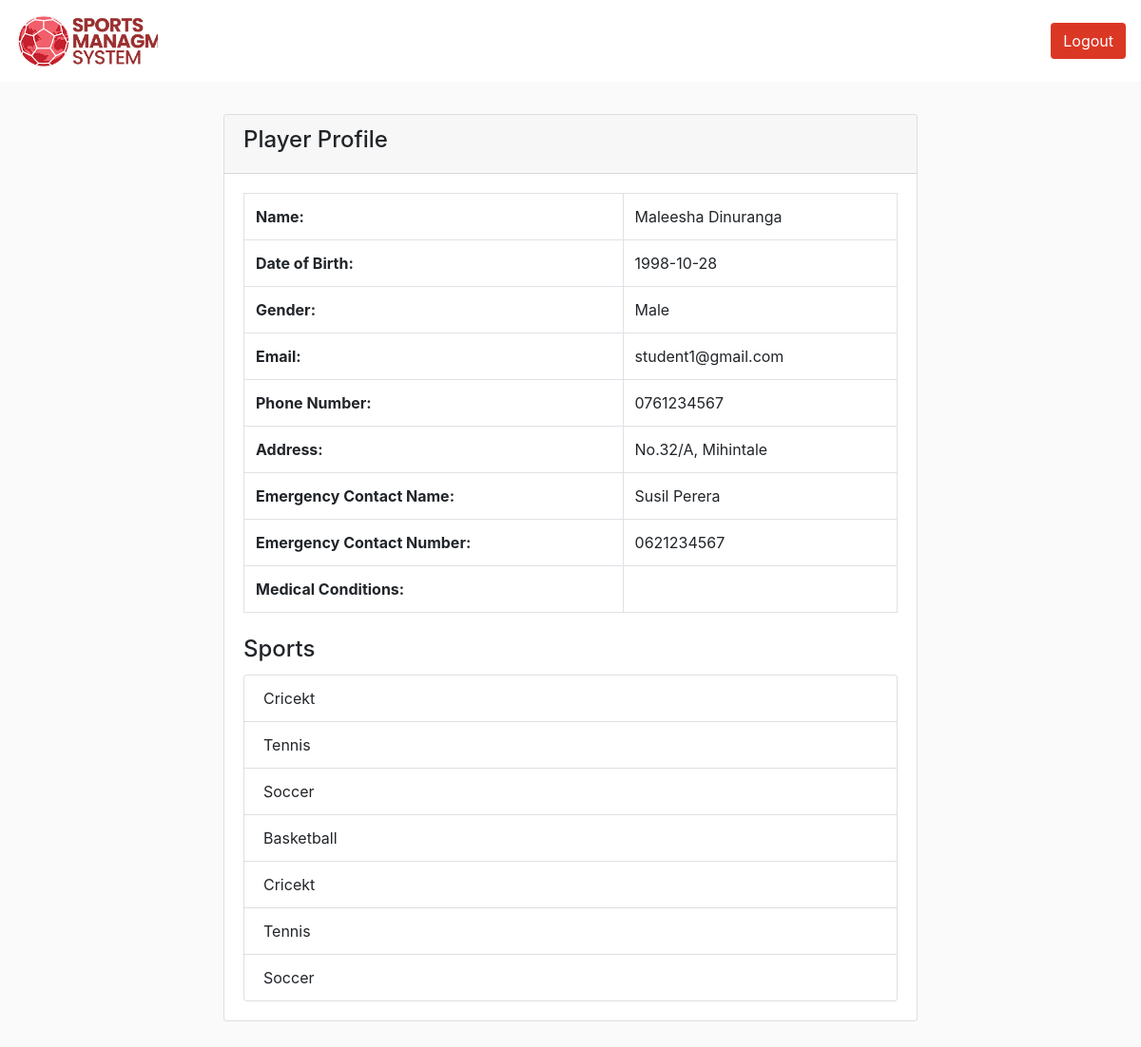
Screenshot of /Update/Sports/player.php (signed in) with the database file from the repository.
### tables this page shows
CREATE TABLE `players` (
  `PlayerID` int(11) NOT NULL,
  `Password` text NOT NULL,
  `FirstName` varchar(50) DEFAULT NULL,
  `LastName` varchar(50) DEFAULT NULL,
  `DateOfBirth` date DEFAULT NULL,
  `Gender` varchar(20) DEFAULT NULL,
  `Email` varchar(100) DEFAULT NULL,
  `PhoneNumber` varchar(20) DEFAULT NULL,
  `Address` text DEFAULT NULL,
  `EmergencyContactName` varchar(100) DEFAULT NULL,
  `EmergencyContactNumber` varchar(20) DEFAULT NULL,
  `MedicalConditions` text DEFAULT NULL,
  `RegistrationNo` int(11) DEFAULT NULL
);

CREATE TABLE `sports` (
  `SportID` int(11) NOT NULL,
  `SportName` varchar(100) NOT NULL,
  `Description` text DEFAULT NULL
);

### Update/Sports/player.php (the view, shortened to what this page needs)
<?php
$loggedIn = (isset($_SESSION['user_id']));
include 'db_config.php';
$playerID = $_SESSION['user_id'];
$sql = "SELECT * FROM players WHERE PlayerID = $playerID";
$result = $conn->query($sql);
if ($result->num_rows == 1) {
    $player = $result->fetch_assoc();
    $sqlSportNames = "SELECT s.SportName
                      FROM sports s
                      INNER JOIN player_sports ps ON s.SportID = ps.SportID
                      WHERE ps.PlayerID = $playerID";
    $resultSportNames = $conn->query($sqlSportNames);
?>
    <!DOCTYPE html>
    <html lang="en">
    <head>
        <link rel="stylesheet" href="assets/css/admin.css">
        <link rel="stylesheet" href="assets/css/style.css">
        <link rel="stylesheet" href="https://cdn.jsdelivr.net/npm/bootstrap@4.6.2/dist/css/bootstrap.min.css">
    </head>
    <body>
        <header>
            <nav class="navbar navbar-expand-md navbar-light">
                <a class="navbar-brand" href="index.php">
                    <div class="logo"></div>
                </a>
                <div class="collapse navbar-collapse" id="collapsibleNavbar">
                    <ul class="navbar-nav ml-auto">
                        <?php if ($loggedIn) : ?>
                            <li class="nav-item">
                                <a href="logout.php">
                                    <button class="btn primary-bg-color text-white">Logout</button>
                                </a>
                            </li>
                        <?php endif ?>
                    </ul>
                </div>
            </nav>
        </header>
        <div class="container-fluid">
            <div class="container pb-5">
                <div class="row justify-content-center">
                    <div class="col-md-8">
                        <div class="card">
                            <div class="card-header">
                                <h4>Player Profile</h4>
                            </div>
                            <div class="card-body">
                                <table class="table table-bordered table-hover">
                                    <tr>
                                        <th>Name:</th>
                                        <td><?= $player['FirstName'] ?> <?= $player['LastName'] ?></td>
                                    </tr>
                                    <tr>
                                        <th>Date of Birth:</th>
                                        <td><?= $player['DateOfBirth'] ?></td>
                                    </tr>
                                    <tr>
                                        <th>Gender:</th>
                                        <td><?= $player['Gender'] ?></td>
                                    </tr>
                                    <tr>
                                        <th>Email:</th>
                                        <td><?= $player['Email'] ?></td>
                                    </tr>
                                    <tr>
                                        <th>Phone Number:</th>
                                        <td><?= $player['PhoneNumber'] ?></td>
                                    </tr>
                                    <tr>
                                        <th>Address:</th>
                                        <td><?= $player['Address'] ?></td>
                                    </tr>
                                    <tr>
                                        <th>Emergency Contact Name:</th>
                                        <td><?= $player['EmergencyContactName'] ?></td>
                                    </tr>
                                    <tr>
                                        <th>Emergency Contact Number:</th>
                                        <td><?= $player['EmergencyContactNumber'] ?></td>
                                    </tr>
                                    <tr>
                                        <th>Medical Conditions:</th>
                                        <td><?= $player['MedicalConditions'] ?></td>
                                    </tr>
                                </table>
                                <h4 class="card-title mt-4">Sports</h4>
                                <?php if ($resultSportNames->num_rows > 0) : ?>
                                    <ul class="list-group">
                                        <?php while ($row = $resultSportNames->fetch_assoc()) : ?>
                                            <li class='list-group-item'><?= $row['SportName'] ?></li>
                                        <?php endwhile; ?>
                                    </ul>
                                <?php else : ?>
                                    <p>No sports associated.</p>
                                <?php endif; ?>
                            </div>
                        </div>
                    </div>
                </div>
            </div>
        </div>
    </body>
    </html>
<?php
} else {
    echo "Player not found.";
}
?>

### Update/Sports/assets/css/admin.css (style rules this page uses)
.container-fluid { background-color:#fafafa !important; padding-top:50px; padding-bottom:50px; position: absolute; top:70px; bottom: 0; z-index: -99; }
.card { margin-bottom: 15px; }

### Update/Sports/assets/css/style.css (style rules this page uses)
:root { --primary-bg-color: #db3725; --primary-title-color: #fed81b; --primary-text-color: #db3725; --slider-title-color: #fed81b; --slider-bg-color: #fed81b; }
html, body { margin: 0; padding: 0; border: none; box-sizing: border-box; font-family: "Open-sans", sans-serif; }
nav { margin: 0 auto; max-width: 1400px; }
header { background-color: #ffffff; }
.logo { width: 150px; height: 60px; background: url("../img/logo.jpg"); background-size: cover; }
.primary-bg-color { background-color: var(--primary-bg-color) !important; }

### rows the page displays
players: FirstName "Maleesha", LastName "Dinuranga", DateOfBirth "1998-10-28", Gender "Male", Email "student1@gmail.com", PhoneNumber "0761234567", Address "No.32/A, Mihintale", EmergencyContactName "Susil Perera", EmergencyContactNumber "0621234567"
sports: SportName "Cricekt"
sports: SportName "Tennis"
sports: SportName "Soccer"
sports: SportName "Basketball"
